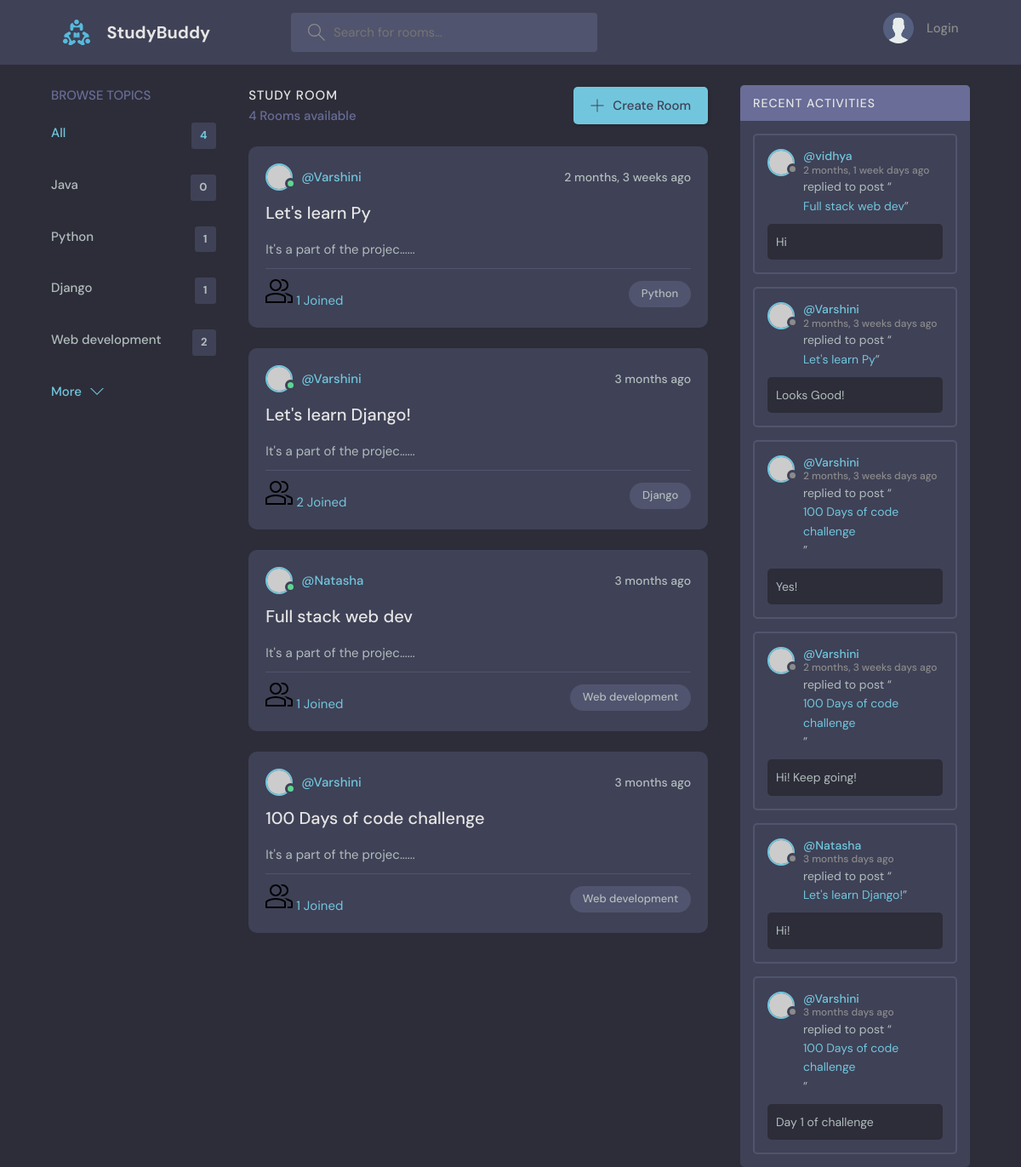
The page / on the database its author committed.
### base/models.py (models this page shows)
class Topic(models.Model):
    name = models.CharField(max_length=200)
    def __str__(self):
        return self.name

class Room(models.Model):
    host = models.ForeignKey(User, on_delete=models.SET_NULL,null=True)
    topic = models.ForeignKey(Topic, on_delete=models.SET_NULL,null=True)
    name = models.CharField(max_length=200)
    description = models.TextField(null=True,blank=True)
    participants = models.ManyToManyField(User, related_name='Participants', blank=True)
    updated = models.DateTimeField(auto_now=True)
    created = models.DateTimeField(auto_now_add=True)
    class Meta:
        ordering=['-updated','-created']
    def __str__(self):
        return self.name

class Message(models.Model):
    user = models.ForeignKey(User,on_delete=models.CASCADE)
    room = models.ForeignKey(Room, on_delete=models.CASCADE)
    body = models.TextField(max_length=300)
    updated = models.DateTimeField(auto_now=True)
    created = models.DateTimeField(auto_now_add=True)
    class Meta:
        ordering=['-updated','-created']
    def __str__(self):
        return self.body[0:50]

### base/views.py (the view)
# urls.py: path('',views.home,name="home"),
def home(request):
    q = request.GET.get('q') if request.GET.get('q') != None else ''
    rooms = Room.objects.filter(
        Q(topic__name__icontains = q) | Q(name__icontains=q) | Q(description__icontains=q)
        )
    topics=Topic.objects.all()[0:5]  #Limiting topics appearing in home page
    room_count=rooms.count()
    room_messages = Message.objects.filter(Q(room__topic__name__icontains=q))
    context={'rooms':rooms,'topics':topics,'room_count':room_count,'room_messages':room_messages}
    return render(request, 'base/home.html',context)

### base/templates/base/home.html (shortened to what this page needs)
{% extends 'main.html' %}
{% block content %}
    <main class="layout layout--3">
      <div class="container">
        {% include 'base/topics_component.html' %}
        <div class="roomList">
          <div class="roomList__header">
            <div>
              <h2>Study Room</h2>
              <p>{{room_count}} Rooms available</p>
            </div>
            <a class="btn btn--main" href="{% url 'create-room' %}">
              <svg version="1.1" xmlns="http://www.w3.org/2000/svg" width="32" height="32" viewBox="0 0 32 32">
                <title>add</title>
                <path
                  d="M16.943 0.943h-1.885v14.115h-14.115v1.885h14.115v14.115h1.885v-14.115h14.115v-1.885h-14.115v-14.115z"
                ></path>
              </svg>
              Create Room
            </a>
          </div>
          {% include 'base/feed_component.html' %}
        </div>
        {% include 'base/activity_component.html' %}
      </div>
    </main>
{% endblock %}

### base/templates/base/topics_component.html
<div class="topics">
    <div class="topics__header">
      <h2>Browse Topics</h2>
    </div>
    <ul class="topics__list">
      <li>
        <a href="{% url 'home' %}" class="active">All <span>{{topics.count}}</span></a>
      </li>
      {% for topic in topics%}
      <li>
        <a href="{% url 'home'%}?q={{topic.name}}">{{topic.name}} <span>{{topic.room_set.all.count}}</span></a>
      </li>
      {% endfor %}
    </ul>
    <a class="btn btn--link" href="{% url 'topics' %}">
      More
      <svg version="1.1" xmlns="http://www.w3.org/2000/svg" width="32" height="32" viewBox="0 0 32 32">
        <title>chevron-down</title>
        <path d="M16 21l-13-13h-3l16 16 16-16h-3l-13 13z"></path>
      </svg>
    </a>
  </div>

### base/templates/base/feed_component.html (shortened to what this page needs)
{% for room in rooms %}
<div class="roomListRoom">
    <div class="roomListRoom__header">
      <a href="{% url 'user-profile' room.host.id %}" class="roomListRoom__author">
        <div class="avatar avatar--small active">
          <img src="https://randomuser.me/api/portraits/men/11.jpg" />
        </div>
        <span>@{{room.host.username}}</span>
      </a>
      <div class="roomListRoom__actions">
        <span>{{room.created|timesince}} ago</span>
      </div>
    </div>
    <div class="roomListRoom__content">
      <a href="{% url 'room' room.id  %}">{{room.name}}</a>
      <p>
        It's a part of the projec......
      </p>
    </div>
    <div class="roomListRoom__meta">
      <a class="{% url 'room' room.id  %}">
        {{room.participants.all.count}} Joined
      </a>
      <p class="roomListRoom__topic">{{room.topic.name}}</p>
    </div>
  </div>
{% endfor %}

### base/templates/base/activity_component.html (shortened to what this page needs)
<div class="activities">
    <div class="activities__header">
      <h2>Recent Activities</h2>
    </div>
    {% for message in room_messages %}
    <div class="activities__box">
      <div class="activities__boxHeader roomListRoom__header">
        <a href="{% url 'user-profile' message.user.id %}" class="roomListRoom__author">
          <div class="avatar avatar--small">
            <img src="https://randomuser.me/api/portraits/women/11.jpg" />
          </div>
          <p>
            @{{message.user}}
            <span>{{message.created|timesince}} days ago</span>
          </p>
        </a>
      </div>
      <div class="activities__boxContent">
        <p>replied to post “<a href="{% url 'room' message.room.id %}">{{message.room}}</a>”</p>
        <div class="activities__boxRoomContent">
          {{message.body}}
        </div>
      </div>
    </div>
    {% endfor %}
  </div>

### rows shown on the page
Topic: name "Java", room_set.all.count "0"
Topic: name "Python", room_set.all.count "1"
Topic: name "Django", room_set.all.count "1"
Topic: name "Web development", room_set.all.count "2"
Room: host.username "Varshini", created "2 months, 3 weeks", name "Let's learn Py", participants.all.count "1", topic.name "Python"
Room: host.username "Varshini", created "3 months", name "Let's learn Django!", participants.all.count "2", topic.name "Django"
Room: host.username "Natasha", created "3 months", name "Full stack web dev", participants.all.count "1", topic.name "Web development"
Room: host.username "Varshini", created "3 months", name "100 Days of code challenge", participants.all.count "1", topic.name "Web development"
Message: user "vidhya", created "2 months, 1 week", room "Full stack web dev", body "Hi"
Message: user "Varshini", created "2 months, 3 weeks", room "Let's learn Py", body "Looks Good!"
Message: user "Varshini", created "2 months, 3 weeks", room "100 Days of code challenge", body "Yes!"
Message: user "Varshini", created "2 months, 3 weeks", room "100 Days of code challenge", body "Hi! Keep going!"
Message: user "Natasha", created "3 months", room "Let's learn Django!", body "Hi!"
Message: user "Varshini", created "3 months", room "100 Days of code challenge", body "Day 1 of challenge"

### other values the page prints
{{ topics.count }} "4"
{{ room_count }} "4"
